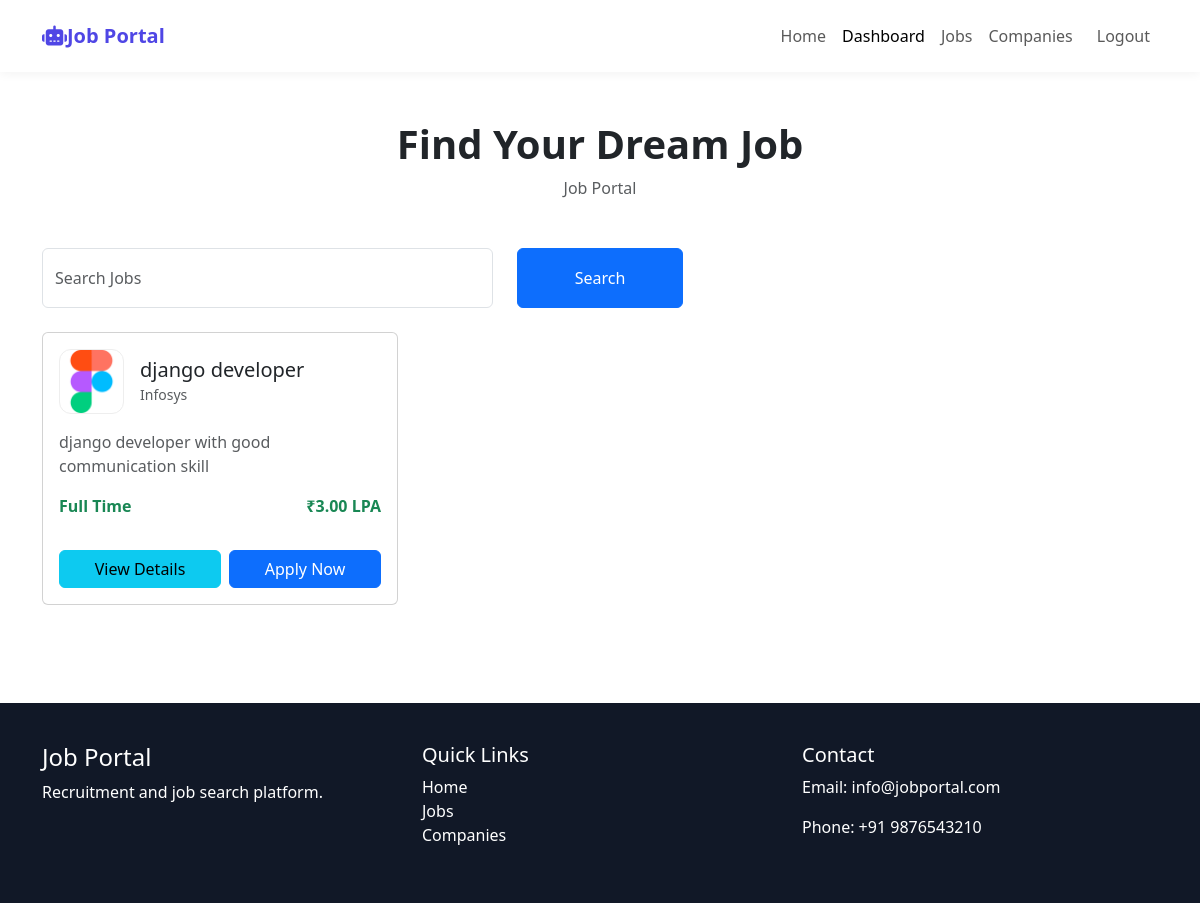
Page /jobs/ (signed in) on the committed database.
### job/models.py (models this page shows, shortened)
class Job(models.Model):
    JOB_TYPES = (
        ('Full Time', 'Full Time'),
        ('Part Time', 'Part Time'),
        ('Internship', 'Internship'),
        ('Remote', 'Remote'),
    )
    EXPERIENCE_CHOICES = [
        ('Fresher', 'Fresher'),
        ('0-1', '0-1 Years'),
        ('1-3', '1-3 Years'),
        ('3-5', '3-5 Years'),
        ('5-10', '5-10 Years'),
        ('10+', '10+ Years'),
    ]
    title = models.CharField(max_length=200)
    company = models.ForeignKey(
        Company,
        on_delete=models.CASCADE,
        related_name='jobs'
    )
    location = models.CharField(max_length=200)
    salary = models.DecimalField(max_digits=10, decimal_places=2, null=True, blank=True)
    job_type = models.CharField(max_length=20, choices=JOB_TYPES)
    experience = models.CharField(
            max_length=20,
            choices=EXPERIENCE_CHOICES
        )
    vacancies = models.PositiveIntegerField(default=1)
    description = models.TextField()
    category = models.ForeignKey(
        JobCategory,
        on_delete=models.CASCADE
    )
    skills = models.ManyToManyField(Skill)
    posted_date = models.DateTimeField(auto_now_add=True)
    application_deadline = models.DateField()
    is_active = models.BooleanField(default=True)
    is_featured = models.BooleanField(default=False)
    plan = models.ForeignKey(
        FeaturedPlan,
        on_delete=models.CASCADE,
        null=True,
        blank=True
    )
    featured_until = models.DateField(
        null=True,
        blank=True
    )

### employer/models.py (models this page shows, shortened)
class Company(models.Model):
    user = models.OneToOneField(
        settings.AUTH_USER_MODEL,
        on_delete=models.CASCADE
    )
    COMPANY_SIZE_CHOICES = [
        ('1-10', '1-10 Employees'),
        ('11-50', '11-50 Employees'),
        ('51-200', '51-200 Employees'),
        ('201-500', '201-500 Employees'),
        ('501-1000', '501-1000 Employees'),
        ('1001+', '1001+ Employees'),
    ]
    company_name = models.CharField(max_length=200)
    logo = models.ImageField(upload_to='company_logos/', blank=True, null=True)
    industry = models.ForeignKey(
        Industry,
        on_delete=models.CASCADE
    )
    website = models.URLField(blank=True, null=True)
    linkedin_url = models.URLField(blank=True, null=True)
    facebook_url = models.URLField(blank=True, null=True)
    email = models.EmailField()
    phone = models.CharField(max_length=15)
    address = models.TextField()
    city = models.CharField(max_length=100)
    state = models.CharField(max_length=100)
    country = models.CharField(max_length=100)
    company_size = models.CharField(
                    max_length=20,
                    choices=COMPANY_SIZE_CHOICES
                )
    description = models.TextField(blank=True, null=True)
    founded_year = models.PositiveIntegerField(blank=True, null=True)
    is_verified = models.BooleanField(default=False)
    created_at = models.DateTimeField(auto_now_add=True)
    def __str__(self):
        return self.company_name

### job/views.py (the view)
# urls.py: path('', views.joblist, name='joblist'),
def joblist(request):
    today = timezone.now().date()
    applied_jobs = []
    q = request.GET.get('q')
    if q:
        jobs = Job.objects.filter(
            Q(title__icontains=q) |
            Q(company__company_name__icontains=q) |
            Q(location__icontains=q) |
            Q(category__name__icontains=q)|
            Q(skills__name__icontains=q)
        ).distinct()
    else:
        jobs = Job.objects.filter(
            application_deadline__gte=today,
            is_active=True,
            company__is_verified=True
        ).order_by('-posted_date')
    if request.user.is_authenticated:
        try:
            jobseeker = JobSeeker.objects.get(user=request.user)
            applied_jobs = JobApplication.objects.filter(
                applicant=jobseeker
            ).values_list('job_id', flat=True)
        except JobSeeker.DoesNotExist:
            pass
    return render(request, 'job/jobs.html', {
        'jobs': jobs,
        'applied_jobs': applied_jobs,
    })

### templates/job/jobs.html (shortened to what this page needs)
{% extends 'base.html' %}
{% load static %}
{%  block css %}
  <link rel="stylesheet" href="{% static 'css/style.css' %}">
  <link rel="stylesheet" href="{% static 'css/companies.css' %}">
   {% endblock %}
{% block content %}
 <div class="container py-5">
    <div class="text-center mb-5">
        <h1 class="fw-bold">Find Your Dream Job</h1>
        <p class="text-muted">Job Portal</p>
    </div>
     <form method="get" >
    <div class="row mb-4">
        <div class="col-md-5">
            <input type="text" name="q" class="form-control search-box" placeholder="Search Jobs">
        </div>
        <div class="col-md-2">
            <button type="submit" class="btn btn-primary w-100 search-box">
                Search
            </button>
        </div>
    </div>
</form>
    <div class="row g-4">
    {% for job in jobs %}
        <div class="col-md-6 col-lg-4">
            <div class="card job-card p-3">
                <div class="d-flex align-items-center mb-3">
                    <img src="{{ job.company.logo.url }}" class="company-logo me-3">
                    <div>
                        <h5 class="mb-0">{{ job.title }}</h5>
                        <small class="text-muted">{{ job.company }}</small>
                    </div>
                </div>
                <p class="text-muted">{{ job.description }}</p>
                <div class="d-flex justify-content-between mb-3">
                    <span class="text-success fw-bold">{{ job.job_type }}</span>
                    <span class="text-success fw-bold">₹{{ job.salary }} LPA</span>
                </div>
    <div class="d-flex gap-2 mt-3">
         <a href="{% url 'job_details' job.id %}"
       class="btn btn-info flex-fill">
        View Details
    </a>
    {% if job.id in applied_jobs %}
        <button class="btn btn-success flex-fill"  disabled>
            Applied
        </button>
    {% else %}
        <a href="{% url 'job_details' job.id %}"
           class="btn btn-primary flex-fill">
            Apply Now
        </a>
    {% endif %}
</div>
            </div>
        </div>
      {% endfor %}
    </div>
</div>
 {% endblock %}

### static/css/style.css (style rules this page uses)
body { font-family: Arial, sans-serif; background: #f5f7fb; display: flex; flex-direction: column; min-height: 100vh; }
html, body { height: 100%; margin: 0; }

### static/css/companies.css (style rules this page uses)
body { font-family: Arial, sans-serif; background:#f5f7fa; }
.search-box { border:2px solid #ddd; border-radius:12px; height:60px; padding-left:50px; font-size:18px; }
.company-logo { width:65px; height:65px; border-radius:12px; object-fit:cover; border:1px solid #eee; }

### rows in the picture
Job: company.logo (picture), title "django developer", company "Infosys", description "django developer with good communication skill", job_type "Full Time", salary "3.00", shows "Apply Now"
